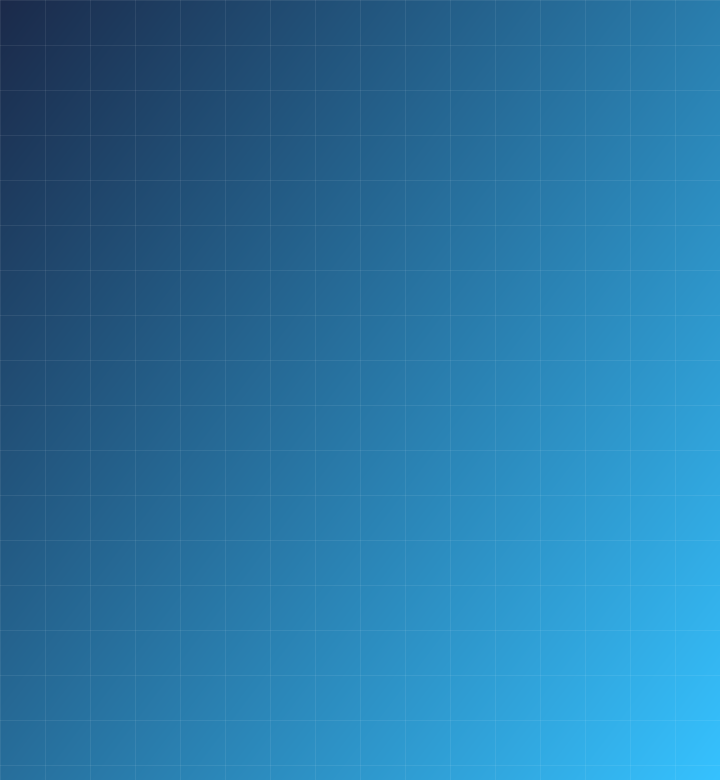
#> input picture pptforge/samples/art/art-ast.png, 720 x 780 px
$ python -i vision.py   (imports and definitions only)
#> lines starting #> are read from the running program, lines starting #| are printed output that depends on the picture
"""泛用识图：把 pptx 渲染成图，算出可量化的视觉指纹。

为什么需要：结构拆解只能看到 XML，看不到"这一页长什么样"。
渲染成图后用像素统计，才能区分「深色极简」「图片主导」「大色块装饰」「文字密集」这些风格。

特征（全部 0–1 或计数）：
  dominant      前 5 主色及其占比（判断基调）
  ink_ratio     非背景像素占比（信息密度）
  edge_density  边缘像素占比（元素多不多、细节多不多）
  saturation    平均饱和度（莫兰迪低、马卡龙高、国潮中等）
  brightness    平均明度（深色主题 < 0.35）
  contrast      亮度标准差（对比强不强）
  regions       上/下/左/右 四块的主色（判断有没有大色块/页眉页脚）
  colorfulness  颜色多样性（唯一色数量）
"""
from __future__ import annotations

import os
import sys
from collections import Counter

sys.path.insert(0, os.path.dirname(os.path.dirname(os.path.abspath(__file__))))

from PIL import Image, ImageFilter, ImageStat


def _hex(rgb) -> str:
    return "#%02X%02X%02X" % (int(rgb[0]), int(rgb[1]), int(rgb[2]))


def image_features(png_path: str, small: int = 240) -> dict:
#> called with small = 240
    img = Image.open(png_path).convert("RGB")
#> img is the input picture: PIL image 720x780 RGB; mean R, G, B 40.7, 117.8, 164.2
    w, h = img.size
#> w = 720; h = 780
    thumb = img.resize((small, int(small * h / w)))
    px = list(thumb.getdata())
#> px = 62400 items
    total = len(px)
#> total = 62400

    # 主色（量化到 16 级，避免噪点）
    quant = [(r // 16 * 16, g // 16 * 16, b // 16 * 16) for r, g, b in px]
#> quant = 62400 items
    top = Counter(quant).most_common(5)
#> top = [((32, 112, 160), 9949), ((32, 128, 176), 8324), ((32, 96, 144), 7698), ((32, 80, 128), 4561), ((32, 144, 192), 4230)]
    dominant = [{"color": _hex(c), "share": round(n / total, 3)} for c, n in top]
#> dominant = 5 items

    # 信息密度：与最常见色不同的像素
    ink = 1 - top[0][1] / total if top else 0
#> ink = 0.841

    # 边缘密度
    edges = thumb.convert("L").filter(ImageFilter.FIND_EDGES)
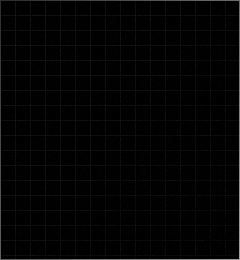
#> edges: PIL image 240x260 L; min 0, max 159, mean 3.8
    epx = list(edges.getdata())
#> epx = 62400 items
    edge_density = sum(1 for v in epx if v > 40) / len(epx)
#> edge_density = 0.016

    # 明度 / 饱和度 / 对比
    hsv = thumb.convert("HSV")
#> hsv: PIL image 240x260 HSV; mean H, S, V 143.6, 189.7, 164.2
    stat_v = ImageStat.Stat(hsv.getchannel("V"))
    stat_s = ImageStat.Stat(hsv.getchannel("S"))
    stat_l = ImageStat.Stat(thumb.convert("L"))

    # 四区域主色
    regions = {}
    boxes = {"top": (0, 0, w, h // 4), "bottom": (0, 3 * h // 4, w, h),
             "left": (0, 0, w // 4, h), "right": (3 * w // 4, 0, w, h)}
    for key, box in boxes.items():
        crop = img.crop(box).resize((40, 40))
        cpx = list(crop.getdata())
        q = [(r // 16 * 16, g // 16 * 16, b // 16 * 16) for r, g, b in cpx]
        c, n = Counter(q).most_common(1)[0]
        regions[key] = {"color": _hex(c), "share": round(n / len(cpx), 3)}
#> this loop made 4 passes
#> (c, n) on passes 1 to 4: ((32, 112, 160), 255), ((32, 112, 160), 256), ((32, 96, 144), 255), ((32, 128, 176), 309)
#> pass 1, in image_features, `crop = img.crop(box).resize((40, 40))`:
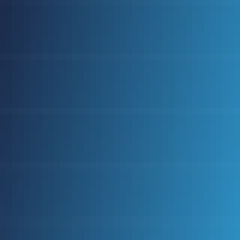
#> crop: PIL image 40x40 RGB (shown 6 times larger); mean R, G, B 36.2, 92.3, 133.7
#> pass 2, in image_features, `crop = img.crop(box).resize((40, 40))`:
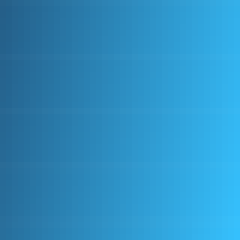
#> crop: PIL image 40x40 RGB (shown 6 times larger); mean R, G, B 45.2, 143.4, 194.6
#> pass 3, in image_features, `crop = img.crop(box).resize((40, 40))`:
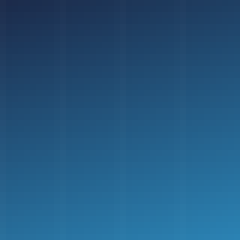
#> crop: PIL image 40x40 RGB (shown 6 times larger); mean R, G, B 35.1, 86.6, 126.9
#> after the loop, regions = 4 items

    return {
        "dominant": dominant,
        "ink_ratio": round(ink, 3),
        "edge_density": round(edge_density, 3),
        "saturation": round(stat_s.mean[0] / 255, 3),
        "brightness": round(stat_v.mean[0] / 255, 3),
        "contrast": round(stat_l.stddev[0] / 128, 3),
        "colorfulness": len({c for c in quant}),
        "regions": regions,
    }


def classify_style(f: dict) -> str:
    """把指纹归到一个可读风格标签。"""
    b, s, ink, edge = f["brightness"], f["saturation"], f["ink_ratio"], f["edge_density"]
    if b < 0.32 and ink < 0.45:
        return "深色极简"
    if b > 0.82 and ink < 0.18:
        return "浅色留白"
    if s < 0.18:
        return "低饱和（莫兰迪/灰调）"
    if s > 0.45 and b > 0.6:
        return "高饱和（马卡龙/潮流）"
    if ink > 0.6 and edge > 0.12:
        return "信息密集"
    if ink > 0.45:
        return "图片/色块主导"
    return "均衡型"


def deck_vision(path: str, pages: int = 1, width: int = 900) -> dict:
    """渲染前 N 页并逐页算特征。"""
    from mcp_ppt.comtools import export_png
    from mcp_ppt.layout import png_stats  # noqa: F401  （保持依赖一致）

    import tempfile

    tmp = tempfile.mkdtemp(prefix="vision_")
    res = export_png(path, tmp, width, max_pages=pages)
    if not res.get("available"):
        return {"file": path, "available": False}
    files = res.get("files") or []
    out = {"file": os.path.basename(path), "pages_rendered": len(files), "features": []}
    for f in files[:pages]:
        try:
            feat = image_features(f)
            feat["style"] = classify_style(feat)
            out["features"].append(feat)
        except Exception as exc:  # noqa: BLE001
            out["features"].append({"error": f"{type(exc).__name__}: {exc}"})
    return out

>>> result = image_features('../../../pptforge/samples/art/art-ast.png')
#> result = 8 items
